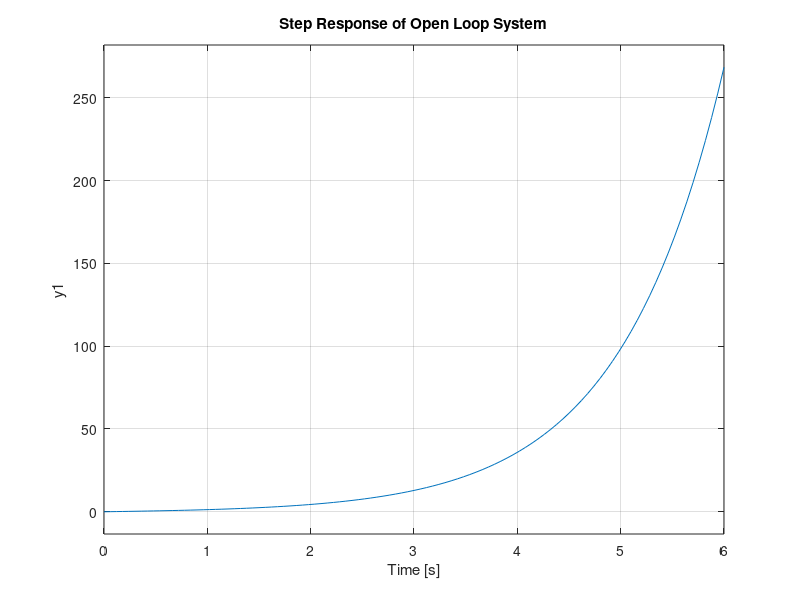
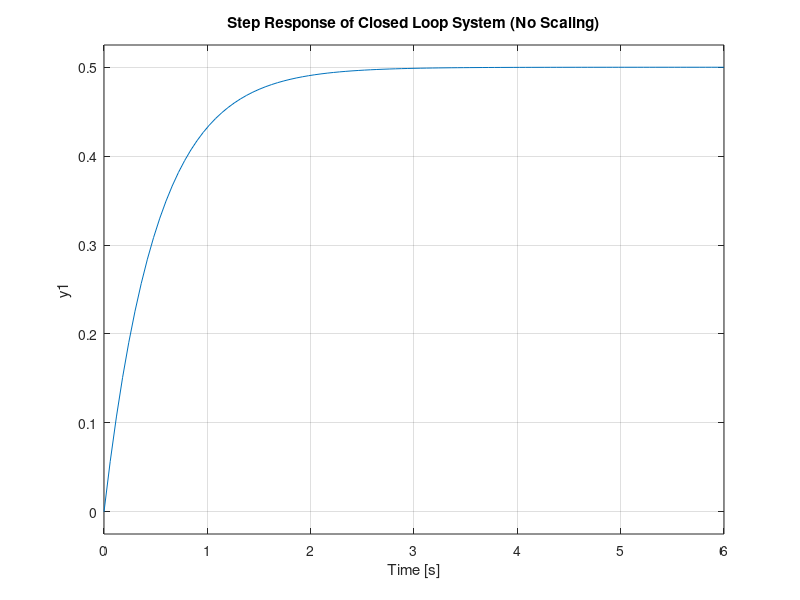
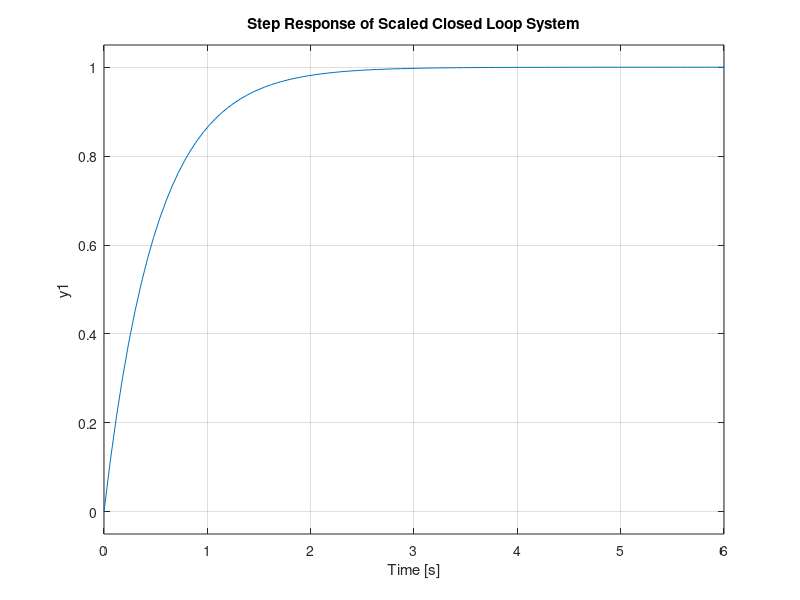

MATLAB code for these plots, in order:
clc

%% Pole Placement - Full State Feedback

% Define state matrices:
A = [0 1; 2 -1];
B = [1; 0];
C = [1 0];
D = 0;

% Create state space open loop object
sys = ss(A, B, C, D);

% Stability check: open loop eigv
E = eig(A) %unstable, positiv eigv

% Pole placement: desired closed loop eigv
P = [-2, -1];

% Solve for K with pole placement
K = place(A, B, P)

% Closed loop eigv
Acl = A - B*K;
Ecl = eig(Acl) %stable

% Closed loop system:
syscl = ss(Acl, B, C, D);

% Step reponse 
figure;
step(sys)
title('Step Response of Open Loop System');

figure;
step(syscl) % step response asymptote around 0.5
title('Step Response of Closed Loop System (No Scaling)');
% Scaling term k_r 

Kdc = dcgain(syscl)
Kr = 1/Kdc

% Scaled input closed loop system
syscl_scaled = ss(Acl, B*Kr, C, D);
figure;
step(syscl_scaled)
title('Step Response of Scaled Closed Loop System');

